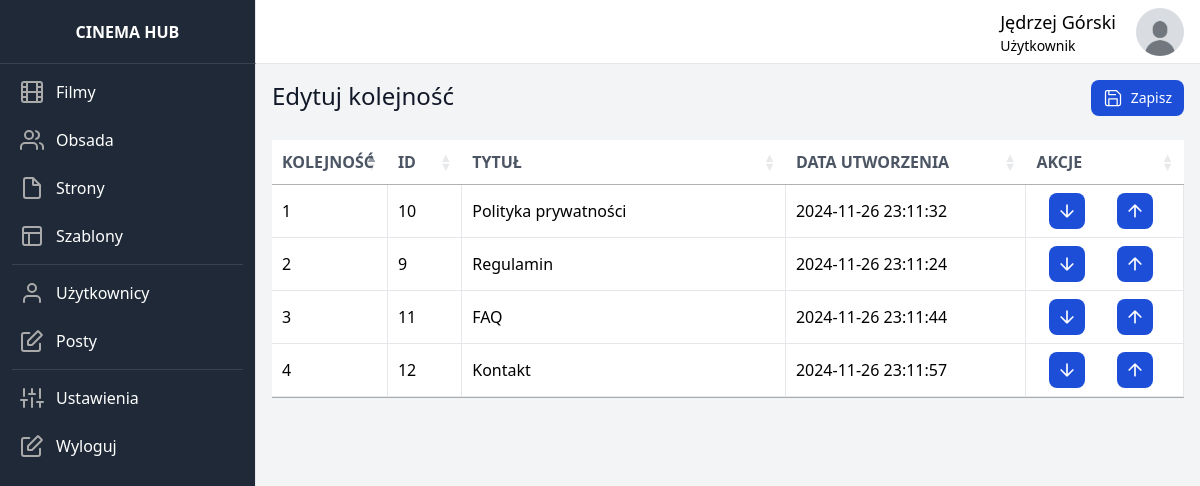
Page /pages/edit (signed in) on the committed database.
### dashboard/models.py (models this page shows, shortened)
class UserData(models.Model):
    user = models.OneToOneField(User, on_delete=models.CASCADE)
    image = models.ImageField(upload_to=user_directory_path, default='default/user.jpg')

class Page(models.Model):
    title = models.CharField(max_length=200)
    content = models.TextField()
    visibility = models.BooleanField(default=True)
    created_at = models.DateTimeField(auto_now_add=True)
    edited_at = models.DateTimeField(auto_now=True)
    created_by = models.ForeignKey(User, on_delete=models.SET_NULL, null=True, blank=True)
    order = models.IntegerField()

### dashboard/views.py (the view, shortened to what this page needs)
# urls.py: path('pages/edit', edit_pages, name='edit_pages'),
@login_required
def edit_pages(request):
    pages = Page.objects.all().order_by('order')
    return render(request, 'edit_pages.html', {'pages': pages})

### dashboard_theme/templates/edit_pages.html (shortened to what this page needs)
{% extends 'base.html' %}
{% load static %}
{% block extra_head %}
    <link rel="stylesheet" type="text/css" href="https://cdn.datatables.net/1.10.21/css/jquery.dataTables.css">
{% endblock %}
{% block content %}
        <div class="w-full flex flex-row justify-between">
            <p class="font-medium text-gray-900 text-2xl mb-7">Edytuj kolejność</p>
            <button onclick="saveData('{{ csrf_token }}', '{% url 'show_pages' %}')" id="save-button" type="button" class="h-1/2 px-3 py-2 text-sm font-medium text-center inline-flex items-center text-white bg-blue-700 rounded-lg hover:bg-blue-800 focus:ring-4 focus:outline-none focus:ring-blue-300">
                Zapisz
            </button>
        </div>
        <table class="w-full table-fixed" id="data-table">
            <thead class="">
              <tr class="bg-white my-5">
                <th style="width: 10%" class="py-5 px-6 text-left text-gray-600 font-bold uppercase">Kolejność</th>
                <th style="width: 5%" class="py-5 px-6 text-left text-gray-600 font-bold uppercase">ID</th>
                <th style="width: 35%" class="py-5 px-6 text-left text-gray-600 font-bold uppercase">Tytuł</th>
                <th style="width: 25%" class="py-5 px-6 text-left text-gray-600 font-bold uppercase">Data utworzenia</th>
                <th style="width: 15%" class="py-5 px-6 text-left text-gray-600 font-bold uppercase">Akcje</th>
              </tr>
            </thead>
            <tbody class="bg-white">
              {% for page in pages %}
              <tr>
                <td class="py-5 w-2 border-b border-r border-gray-200">{{ forloop.counter }}</td>
                <td class="py-5 w-2 border-b border-r border-gray-200">{{ page.id }}</td>
                <td class="py-5 px-6 border-b border-r border-gray-200">{{ page.title }}</td>
                <td class="py-5 px-6 border-b border-r border-gray-200">{{ page.created_at | date:'Y-m-d H:m:s' }}</td>
                <td class="py-5 px-6 border-b border-r border-gray-200 flex flex-row justify-around">
                    <button id="button-down" type="button" class="text-white bg-blue-700 hover:bg-blue-800 focus:ring-4 focus:outline-none focus:ring-blue-300 font-medium rounded-lg text-sm p-2 text-center inline-flex items-center me-2">
                        <svg xmlns="http://www.w3.org/2000/svg" width="20" height="20" viewBox="0 0 24 24" fill="none" stroke="#ffffff" stroke-width="2" stroke-linecap="round" stroke-linejoin="bevel"><path d="M12 5v13M5 12l7 7 7-7"/></svg>
                    </button>
                    <button id="button-up" type="button" class="text-white bg-blue-700 hover:bg-blue-800 focus:ring-4 focus:outline-none focus:ring-blue-300 font-medium rounded-lg text-sm p-2 text-center inline-flex items-center me-2">
                        <svg xmlns="http://www.w3.org/2000/svg" width="20" height="20" viewBox="0 0 24 24" fill="none" stroke="#ffffff" stroke-width="2" stroke-linecap="round" stroke-linejoin="bevel"><path d="M12 19V6M5 12l7-7 7 7"/></svg>
                    </button>
                </td>
              </tr>
              {% empty %}
              <tr>
                <td colspan="5" class="text-center font-normal leading-normal text-sm">No pages found</td>
              </tr>
              {% endfor %}
            </tbody>
      </table>
{% endblock %}

### dashboard_theme/templates/base.html (shortened to what this page needs)
{% load static tailwind_tags %}
{% load static %}
<!DOCTYPE html>
<html lang="en">
	<head>
		{% tailwind_css %}
        {% block extra_head %}{% endblock %}
	</head>
	<body class="bg-gray-50">
    <div class="flex flex-row h-screen bg-gray-100">
        <aside id="sidebar" class="h-full flex flex-shrink-0 flex-col w-64 transition-width duration-75" aria-label="Sidebar">
            <div class="flex items-center justify-center h-16 bg-gray-800 border-r border-b border-b-gray-700">
                    <span class="text-gray-900 font-bold uppercase text-white">Cinema Hub</span>
            </div>
          <div class="relative flex-1 flex flex-col min-h-0 border-r border-gray-200 bg-gray-800 pt-0">
            <div class="flex-1 flex flex-col pb-4 overflow-y-auto">
              <div class="flex-1 px-3 bg-gray-800 divide-y space-y-1">
                <ul class="space-y-2 pb-2 pt-2">
                  <li>
                      <a href="{% url 'show_movies' %}" class="text-base text-gray-900 font-normal rounded-lg flex items-center p-2 hover:bg-gray-700 group">
                        <span class="ml-3 leading-none text-white">Filmy</span>
                      </a>
                  </li>
                  <li>
                      <a href="{% url 'show_members' %}" class="text-base text-gray-900 font-normal rounded-lg flex items-center p-2 hover:bg-gray-700 group">
                        <span class="ml-3 leading-none text-white">Obsada</span>
                      </a>
                  </li>
                  <li>
                      <a href="{% url 'show_pages' %}" class="text-base text-gray-900 font-normal rounded-lg flex items-center p-2 hover:bg-gray-700 group">
                        <svg class="w-6 h-6" xmlns="http://www.w3.org/2000/svg" width="20" height="20" viewBox="0 0 24 24" fill="none" stroke="#aaaaaa" stroke-width="2" stroke-linecap="round" stroke-linejoin="bevel"><path d="M13 2H6a2 2 0 0 0-2 2v16c0 1.1.9 2 2 2h12a2 2 0 0 0 2-2V9l-7-7z"/><path d="M13 3v6h6"/></svg>
                        <span class="ml-3 leading-none text-white">Strony</span>
                      </a>
                  </li>
                    <li>
                      <a href="{% url 'show_templates' %}" class="text-base text-gray-900 font-normal rounded-lg flex items-center p-2 hover:bg-gray-700 group">
                        <svg class="w-6 h-6" xmlns="http://www.w3.org/2000/svg" width="20" height="20" viewBox="0 0 24 24" fill="none" stroke="#aaaaaa" stroke-width="2" stroke-linecap="round" stroke-linejoin="bevel"><rect x="3" y="3" width="18" height="18" rx="2"/><path d="M3 9h18M9 21V9"/></svg>
                        <span class="ml-3 leading-none text-white">Szablony</span>
                      </a>
                  </li>
                     <hr class="h-px my-8 bg-gray-700 border-0">
                    <li>
                      <a href="{% url 'show_users' %}" class="text-base text-gray-900 font-normal rounded-lg flex items-center p-2 hover:bg-gray-700 group">
                        <svg class="w-6 h-6" xmlns="http://www.w3.org/2000/svg" width="20" height="20" viewBox="0 0 24 24" fill="none" stroke="#aaaaaa" stroke-width="2" stroke-linecap="round" stroke-linejoin="bevel"><path d="M20 21v-2a4 4 0 0 0-4-4H8a4 4 0 0 0-4 4v2"></path><circle cx="12" cy="7" r="4"></circle></svg>
                        <span class="ml-3 leading-none text-white">Użytkownicy</span>
                      </a>
                  </li>
                    <li>
                      <a href="{% url 'show_posts' %}" class="text-base text-gray-900 font-normal rounded-lg flex items-center p-2 hover:bg-gray-700 group">
                        <span class="ml-3 leading-none text-white">Posty</span>
                      </a>
                  </li>
                    <hr class="h-px my-8 bg-gray-700 border-0">
                    <li>
                      <a href="#" class="text-base text-gray-900 font-normal rounded-lg flex items-center p-2 hover:bg-gray-700 group">
                        <span class="ml-3 leading-none text-white">Ustawienia</span>
                      </a>
                  </li>
                    <li>
                      <a href="{% url 'logout_tunnel' %}" class="text-base text-gray-900 font-normal rounded-lg flex items-center p-2 hover:bg-gray-700 group">
                        <span class="ml-3 leading-none text-white">Wyloguj</span>
                      </a>
                  </li>
                </ul>
              </div>
            </div>
          </div>
        </aside>
        <div class="flex flex-col w-full">
            <div class="flex items-center justify-between h-16 bg-white border-b border-gray-200">
                <div class="flex items-center pr-4 flex-1 justify-end">
                    <div class="justify-end flex flex-col mr-5">
                        <p class="text-lg">{{ user.first_name }} {{ user.last_name }}</p>
                        <p class="text-sm">{% if user.is_superuser %}Administrator{% elif user.is_stuff %}Moderator{% else %}Użytkownik{% endif %}</p>
                    </div>
                    <img class="rounded-full w-12 h-12 object-cover" src="{{ user.userdata.image.url }}" alt="{{ user.first_name }} {{ user.last_name }}">
                </div>
            </div>
            <div class="p-4 overflow-y-auto flex-1">
                {% block content %}{% endblock %}
            </div>
        </div>
        </div>
	</body>
</html>

### rows in the picture
Page: id "10", title "Polityka prywatności", created_at "2024-11-26 23:11:32"
Page: id "9", title "Regulamin", created_at "2024-11-26 23:11:24"
Page: id "11", title "FAQ", created_at "2024-11-26 23:11:44"
Page: id "12", title "Kontakt", created_at "2024-11-26 23:11:57"

### other values in the picture
{{ user.first_name }} "Jędrzej"
{{ user.last_name }} "Górski"
